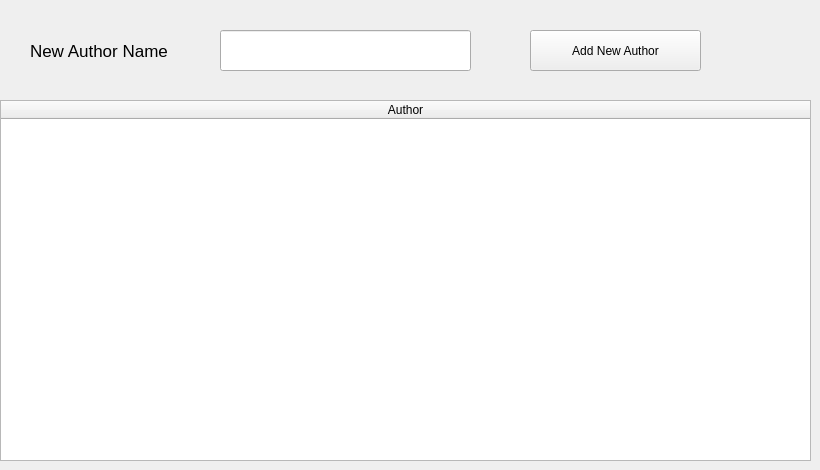
      <widget class="QWidget" name="tab_11">
       <attribute name="title">
        <string>Author </string>
       </attribute>
       <widget class="QLabel" name="label_40">
        <property name="geometry">
         <rect>
          <x>30</x>
          <y>30</y>
          <width>181</width>
          <height>41</height>
         </rect>
        </property>
        <property name="font">
         <font>
          <pointsize>13</pointsize>
         </font>
        </property>
        <property name="text">
         <string>New Author Name</string>
        </property>
       </widget>
       <widget class="QLineEdit" name="Setting_NewAuthor_TextBox">
        <property name="geometry">
         <rect>
          <x>220</x>
          <y>30</y>
          <width>251</width>
          <height>41</height>
         </rect>
        </property>
       </widget>
       <widget class="QPushButton" name="Setting_AddAuthor_Button">
        <property name="geometry">
         <rect>
          <x>530</x>
          <y>30</y>
          <width>171</width>
          <height>41</height>
         </rect>
        </property>
        <property name="text">
         <string>Add New Author</string>
        </property>
       </widget>
       <widget class="QTableWidget" name="Setting_Author_Table">
        <property name="geometry">
         <rect>
          <x>0</x>
          <y>100</y>
          <width>811</width>
          <height>361</height>
         </rect>
        </property>
        <property name="editTriggers">
         <set>QAbstractItemView::NoEditTriggers</set>
        </property>
        <attribute name="horizontalHeaderStretchLastSection">
         <bool>true</bool>
        </attribute>
        <column>
         <property name="text">
          <string>Author</string>
         </property>
        </column>
       </widget>
      </widget>
